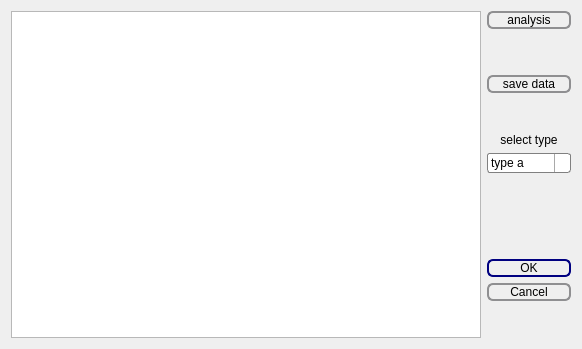
<?xml version="1.0" encoding="UTF-8"?>
<ui version="4.0">
 <class>Dialog</class>
 <widget class="QDialog" name="Dialog">
  <property name="geometry">
   <rect>
    <x>0</x>
    <y>0</y>
    <width>582</width>
    <height>349</height>
   </rect>
  </property>
  <property name="windowTitle">
   <string>Dialog</string>
  </property>
  <layout class="QHBoxLayout" name="horizontalLayout">
   <item>
    <widget class="QListWidget" name="listWidget"/>
   </item>
   <item>
    <layout class="QVBoxLayout" name="verticalLayout_2">
     <item>
      <widget class="QPushButton" name="pushButton">
       <property name="sizePolicy">
        <sizepolicy hsizetype="Minimum" vsizetype="Fixed">
         <horstretch>0</horstretch>
         <verstretch>0</verstretch>
        </sizepolicy>
       </property>
       <property name="styleSheet">
        <string notr="true">QPushButton {
    border: 2px solid #8f8f91;
    border-radius: 6px;
    background-color: qlineargradient(x1: 0, y1: 0, x2: 0, y2: 1,
                                      stop: 0 #f6f7fa, stop: 1 #dadbde);
    min-width: 80px;
}

QPushButton:pressed {
    background-color: qlineargradient(x1: 0, y1: 0, x2: 0, y2: 1,
                                      stop: 0 #dadbde, stop: 1 #f6f7fa);
}

QPushButton:flat {
    border: none; /* no border for a flat push button */
}

QPushButton:default {
    border-color: navy; /* make the default button prominent */
}</string>
       </property>
       <property name="text">
        <string>analysis</string>
       </property>
      </widget>
     </item>
     <item>
      <spacer name="verticalSpacer_3">
       <property name="orientation">
        <enum>Qt::Vertical</enum>
       </property>
       <property name="sizeType">
        <enum>QSizePolicy::Preferred</enum>
       </property>
       <property name="sizeHint" stdset="0">
        <size>
         <width>20</width>
         <height>40</height>
        </size>
       </property>
      </spacer>
     </item>
     <item>
      <widget class="QPushButton" name="pushButton_2">
       <property name="styleSheet">
        <string notr="true">QPushButton {
    border: 2px solid #8f8f91;
    border-radius: 6px;
    background-color: qlineargradient(x1: 0, y1: 0, x2: 0, y2: 1,
                                      stop: 0 #f6f7fa, stop: 1 #dadbde);
    min-width: 80px;
}

QPushButton:pressed {
    background-color: qlineargradient(x1: 0, y1: 0, x2: 0, y2: 1,
                                      stop: 0 #dadbde, stop: 1 #f6f7fa);
}

QPushButton:flat {
    border: none; /* no border for a flat push button */
}

QPushButton:default {
    border-color: navy; /* make the default button prominent */
}</string>
       </property>
       <property name="text">
        <string>save data</string>
       </property>
      </widget>
     </item>
     <item>
      <spacer name="verticalSpacer">
       <property name="orientation">
        <enum>Qt::Vertical</enum>
       </property>
       <property name="sizeType">
        <enum>QSizePolicy::Preferred</enum>
       </property>
       <property name="sizeHint" stdset="0">
        <size>
         <width>20</width>
         <height>34</height>
        </size>
       </property>
      </spacer>
     </item>
     <item>
      <widget class="QLabel" name="label">
       <property name="text">
        <string>select type</string>
       </property>
       <property name="alignment">
        <set>Qt::AlignCenter</set>
       </property>
      </widget>
     </item>
     <item>
      <widget class="QComboBox" name="comboBox">
       <property name="styleSheet">
        <string notr="true">QComboBox {
    border: 1px solid gray;
    border-radius: 3px;
    padding: 1px 18px 1px 3px;
    min-width: 6em;
}

QComboBox:editable {
    background: white;
}

QComboBox:!editable, QComboBox::drop-down:editable {
     background: qlineargradient(x1: 0, y1: 0, x2: 0, y2: 1,
                                 stop: 0 #E1E1E1, stop: 0.4 #DDDDDD,
                                 stop: 0.5 #D8D8D8, stop: 1.0 #D3D3D3);
}

/* QComboBox gets the &quot;on&quot; state when the popup is open */
QComboBox:!editable:on, QComboBox::drop-down:editable:on {
    background: qlineargradient(x1: 0, y1: 0, x2: 0, y2: 1,
                                stop: 0 #D3D3D3, stop: 0.4 #D8D8D8,
                                stop: 0.5 #DDDDDD, stop: 1.0 #E1E1E1);
}

QComboBox:on { /* shift the text when the popup opens */
    padding-top: 3px;
    padding-left: 4px;
}

QComboBox::drop-down {
    subcontrol-origin: padding;
    subcontrol-position: top right;
    width: 15px;

    border-left-width: 1px;
    border-left-color: darkgray;
    border-left-style: solid; /* just a single line */
    border-top-right-radius: 3px; /* same radius as the QComboBox */
    border-bottom-right-radius: 3px;
}

QComboBox::down-arrow {
    image: url(/usr/share/icons/crystalsvg/16x16/actions/1downarrow.png);
}

QComboBox::down-arrow:on { /* shift the arrow when popup is open */
    top: 1px;
    left: 1px;
}</string>
       </property>
       <item>
        <property name="text">
         <string>type a</string>
        </property>
       </item>
       <item>
        <property name="text">
         <string>type b</string>
        </property>
       </item>
       <item>
        <property name="text">
         <string>type c</string>
        </property>
       </item>
      </widget>
     </item>
     <item>
      <spacer name="verticalSpacer_2">
       <property name="orientation">
        <enum>Qt::Vertical</enum>
       </property>
       <property name="sizeType">
        <enum>QSizePolicy::MinimumExpanding</enum>
       </property>
       <property name="sizeHint" stdset="0">
        <size>
         <width>20</width>
         <height>40</height>
        </size>
       </property>
      </spacer>
     </item>
     <item>
      <widget class="QDialogButtonBox" name="buttonBox">
       <property name="sizePolicy">
        <sizepolicy hsizetype="Preferred" vsizetype="Preferred">
         <horstretch>0</horstretch>
         <verstretch>0</verstretch>
        </sizepolicy>
       </property>
       <property name="styleSheet">
        <string notr="true">QPushButton {
    border: 2px solid #8f8f91;
    border-radius: 6px;
    background-color: qlineargradient(x1: 0, y1: 0, x2: 0, y2: 1,
                                      stop: 0 #f6f7fa, stop: 1 #dadbde);
    min-width: 80px;
}

QPushButton:pressed {
    background-color: qlineargradient(x1: 0, y1: 0, x2: 0, y2: 1,
                                      stop: 0 #dadbde, stop: 1 #f6f7fa);
}

QPushButton:flat {
    border: none; /* no border for a flat push button */
}

QPushButton:default {
    border-color: navy; /* make the default button prominent */
}</string>
       </property>
       <property name="orientation">
        <enum>Qt::Vertical</enum>
       </property>
       <property name="standardButtons">
        <set>QDialogButtonBox::Cancel|QDialogButtonBox::Ok</set>
       </property>
      </widget>
     </item>
    </layout>
   </item>
   <item>
    <layout class="QVBoxLayout" name="verticalLayout"/>
   </item>
  </layout>
 </widget>
 <resources/>
 <connections>
  <connection>
   <sender>buttonBox</sender>
   <signal>accepted()</signal>
   <receiver>Dialog</receiver>
   <slot>accept()</slot>
   <hints>
    <hint type="sourcelabel">
     <x>248</x>
     <y>254</y>
    </hint>
    <hint type="destinationlabel">
     <x>157</x>
     <y>274</y>
    </hint>
   </hints>
  </connection>
  <connection>
   <sender>buttonBox</sender>
   <signal>rejected()</signal>
   <receiver>Dialog</receiver>
   <slot>reject()</slot>
   <hints>
    <hint type="sourcelabel">
     <x>316</x>
     <y>260</y>
    </hint>
    <hint type="destinationlabel">
     <x>286</x>
     <y>274</y>
    </hint>
   </hints>
  </connection>
 </connections>
</ui>
